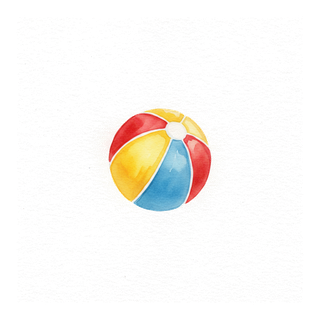
#> input picture images/geld_ball.png, 320 x 320 px; its folder holds only this picture in this run
$ python tools_prepare_geld_icons.py
#> lines starting #> are read from the running program, lines starting #| are printed output that depends on the picture
#!/usr/bin/env python3
"""tools_prepare_geld_icons.py — Produkt-Ikonen für die Geld-App aufbereiten.

Die generierten Bilder sind 1024x1024 mit weissem Hintergrund. Für die App
brauchen wir kleine Dateien mit transparentem Hintergrund, damit sie auf dem
cremefarbenen Kartenhintergrund gut aussehen.

Ablauf pro Bild:
  1. Weiss (und fast-weiss) in Transparenz umwandeln
  2. Auf den sichtbaren Inhalt zuschneiden
  3. Quadratisch mit etwas Rand auffüllen
  4. Auf 320x320 verkleinern und als PNG speichern

Einmalig ausführen. Danach nicht mehr nötig (die Dateien bleiben aufbereitet).
"""

import glob
import os

from PIL import Image

BASE_DIR = os.path.dirname(os.path.abspath(__file__))
IMG_DIR = os.path.join(BASE_DIR, 'images')
TARGET = 320
# Ab diesem Helligkeitswert gilt ein Pixel als "weisser Hintergrund".
WHITE_CUTOFF = 246
PAD_RATIO = 0.06


def white_to_alpha(im):
    im = im.convert('RGBA')
    px = im.load()
    w, h = im.size
    for y in range(h):
        for x in range(w):
            r, g, b, a = px[x, y]
            if r >= WHITE_CUTOFF and g >= WHITE_CUTOFF and b >= WHITE_CUTOFF:
                px[x, y] = (r, g, b, 0)
    return im


def square_pad(im):
    w, h = im.size
    side = max(w, h)
    side = int(side * (1 + 2 * PAD_RATIO))
    out = Image.new('RGBA', (side, side), (0, 0, 0, 0))
    out.paste(im, ((side - w) // 2, (side - h) // 2), im)
    return out


def main():
    files = sorted(glob.glob(os.path.join(IMG_DIR, 'geld_*.png')))
    if not files:
        print('Keine geld_*.png gefunden.')
        return
    for path in files:
        im = white_to_alpha(Image.open(path))
#> in white_to_alpha, im is the input picture: PIL image 320x320 RGBA; mean R, G, B, A 141.8, 138.9, 135.8, 40.5
        box = im.getbbox()
#> box = (16, 15, 304, 305)
        if box:
            im = im.crop(box)
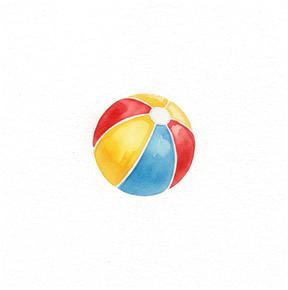
#> im: PIL image 288x290 RGBA; mean R, G, B, A 173.7, 170.1, 166.2, 41.3; transparent parts drawn white
        im = square_pad(im)
#> in square_pad, `out = Image.new('RGBA', (side, side), (0, 0, 0, 0))`: out: PIL image 324x324 RGBA; every value is 0
#> in square_pad, `out.paste(im, ((side - w) // 2, (side - h) // 2), im)`:
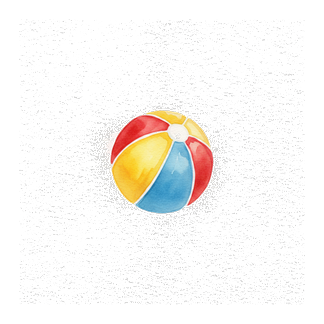
#> out: PIL image 324x324 RGBA; mean R, G, B, A 28.1, 25.7, 22.6, 24.5; transparent parts drawn white
        im = im.resize((TARGET, TARGET), Image.LANCZOS)
#> im: PIL image 320x320 RGBA
        im.save(path, 'PNG', optimize=True)
        kb = os.path.getsize(path) // 1024
        print('  aufbereitet: %s (%d KB)' % (os.path.basename(path), kb))
    print('Fertig — %d Ikonen.' % len(files))


if __name__ == '__main__':
    main()

$ run again, on images/geld_spielzeug.png
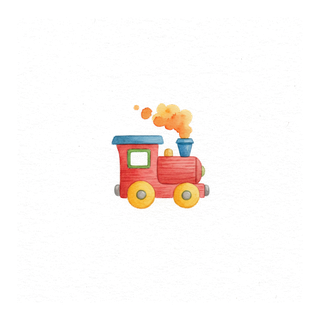
#> input picture images/geld_spielzeug.png, 320 x 320 px
#> in white_to_alpha, im is the input picture: PIL image 320x320 RGBA; mean R, G, B, A 122.5, 118, 115.9, 27.1
#> box = (16, 15, 304, 305)
#> in main, `im = im.crop(box)`:
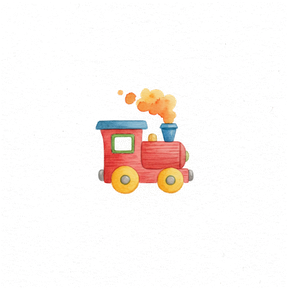
#> im: PIL image 288x290 RGBA; mean R, G, B, A 150, 144.5, 141.9, 28.3; transparent parts drawn white

$ run again, on images/geld_stift.png
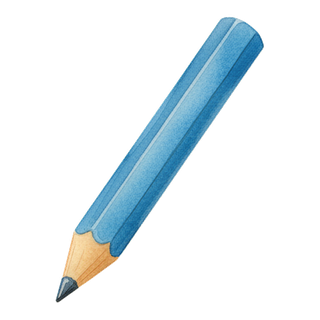
#> input picture images/geld_stift.png, 320 x 320 px
#> in white_to_alpha, im is the input picture: PIL image 320x320 RGBA; mean R, G, B, A 18.7, 27.3, 31.2, 39.6
#> box = (53, 14, 266, 305)
#> in main, `im = im.crop(box)`:
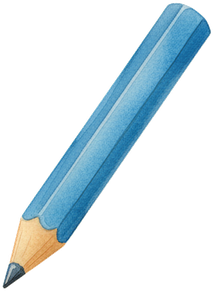
#> im: PIL image 213x291 RGBA; mean R, G, B, A 30.9, 45.1, 51.5, 65.4; transparent parts drawn white
#> in square_pad, `out.paste(im, ((side - w) // 2, (side - h) // 2), im)`:
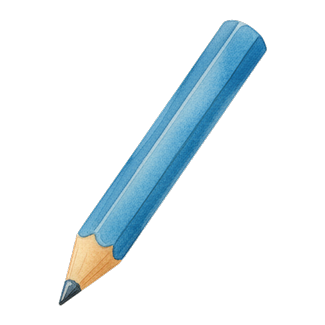
#> out: PIL image 325x325 RGBA; mean R, G, B, A 15.7, 23.9, 27.6, 38.1; transparent parts drawn white

$ run again, on images/geld_etui.png
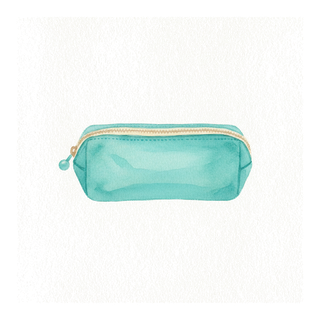
#> input picture images/geld_etui.png, 320 x 320 px
#> in white_to_alpha, im is the input picture: PIL image 320x320 RGBA; mean R, G, B, A 177.3, 185.4, 181.4, 95.9
#> box = (16, 14, 304, 306)
#> in main, `im = im.crop(box)`:
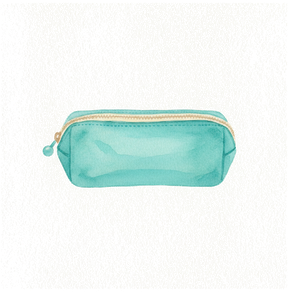
#> im: PIL image 288x292 RGBA; mean R, G, B, A 215.2, 225, 220.2, 106.8; transparent parts drawn white
#> in square_pad, `out.paste(im, ((side - w) // 2, (side - h) // 2), im)`:
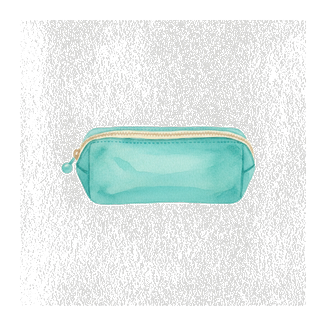
#> out: PIL image 327x327 RGBA; mean R, G, B, A 68.6, 76.5, 74.2, 60.1; transparent parts drawn white
